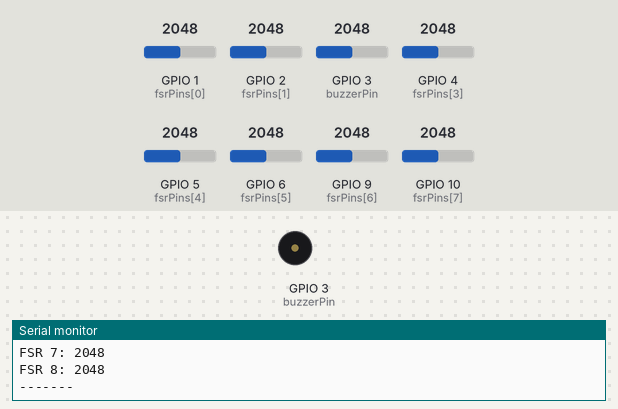
Bench run of a program on a simulated Seeed XIAO ESP32-S3. Shown: buzzer (waves = sounding), the last lines printed to the serial monitor. The inputs (shaded band) are chosen by the test bench; at power-on: GPIO 1 (fsrPins[0]) = 2048, GPIO 2 (fsrPins[1]) = 2048, GPIO 3 (buzzerPin) = 2048, GPIO 4 (fsrPins[3]) = 2048, GPIO 5 (fsrPins[4]) = 2048, GPIO 6 (fsrPins[5]) = 2048, GPIO 9 (fsrPins[6]) = 2048, GPIO 10 (fsrPins[7]) = 2048.

Above: at 1.6 s.
At 4.6 s:
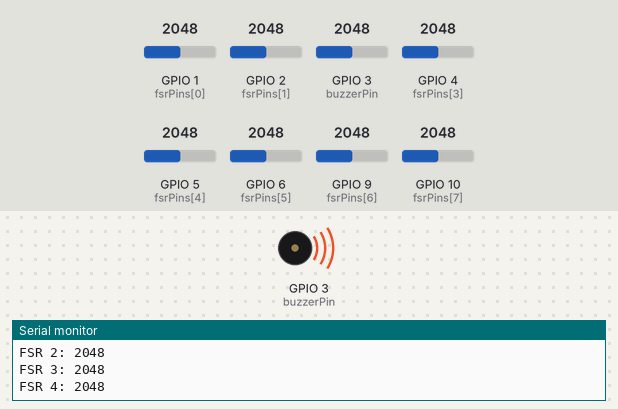
Timing chart, 0 to 4.9 s (numbered marks = the images above):
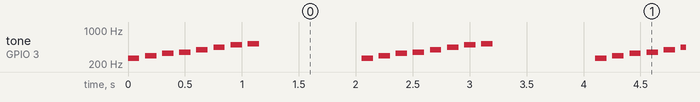

Measured:
- by itself, tone on GPIO 3 (buzzerPin): repeats every 2.1 s: silent 0.05 s, 294 Hz 0.10 s, silent 0.05 s, 330 Hz 0.10 s, silent 0.05 s, 349 Hz 0.10 s, silent 0.05 s, 392 Hz 0.10 s, silent 0.05 s, 440 Hz 0.10 s, silent 0.05 s, 494 Hz 0.10 s, silent 0.05 s, 523 Hz 0.10 s, silent 0.90 s, 262 Hz 0.10 s

The program:

main.cpp
```cpp
#include <Arduino.h>

// Define the pin array, using A0, A1, ... to represent analog input pins
int fsrPins[] = {A0, A1, A2, A3, A4, A5, A8, A9};
int fsrReading[8]; // Update array size to 8, because you have 8 FSRs
int buzzerPin = D2; // Assume the buzzer is connected to pin D2

// Define a tone frequency for each FSR
int tones[] = {262, 294, 330, 349, 392, 440, 494, 523}; // Frequencies for musical notes C4, D4, E4, F4, G4, A4, B4, C5

void setup() {
  Serial.begin(9600);
  pinMode(buzzerPin, OUTPUT); // Set the buzzer pin as output mode
}

void loop() {
  for (int i = 0; i < 8; i++) { // Update loop condition to 8 because you have 8 FSRs
    fsrReading[i] = analogRead(fsrPins[i]);
    Serial.print("FSR ");
    Serial.print(i + 1);
    Serial.print(": ");
    Serial.println(fsrReading[i]);

    // If the FSR reading exceeds a certain threshold, play the corresponding tone
    if (fsrReading[i] > 100) { // Assuming a threshold of 100, you can adjust this value as needed
      tone(buzzerPin, tones[i], 100); // Play the tone on the buzzer, duration 100 milliseconds
      delay(150); // Delay some time before reading the next FSR to avoid overlapping sounds
    }
  }
  Serial.println("-------");
  delay(850); // Adjust delay to accommodate sound playback
}
```
